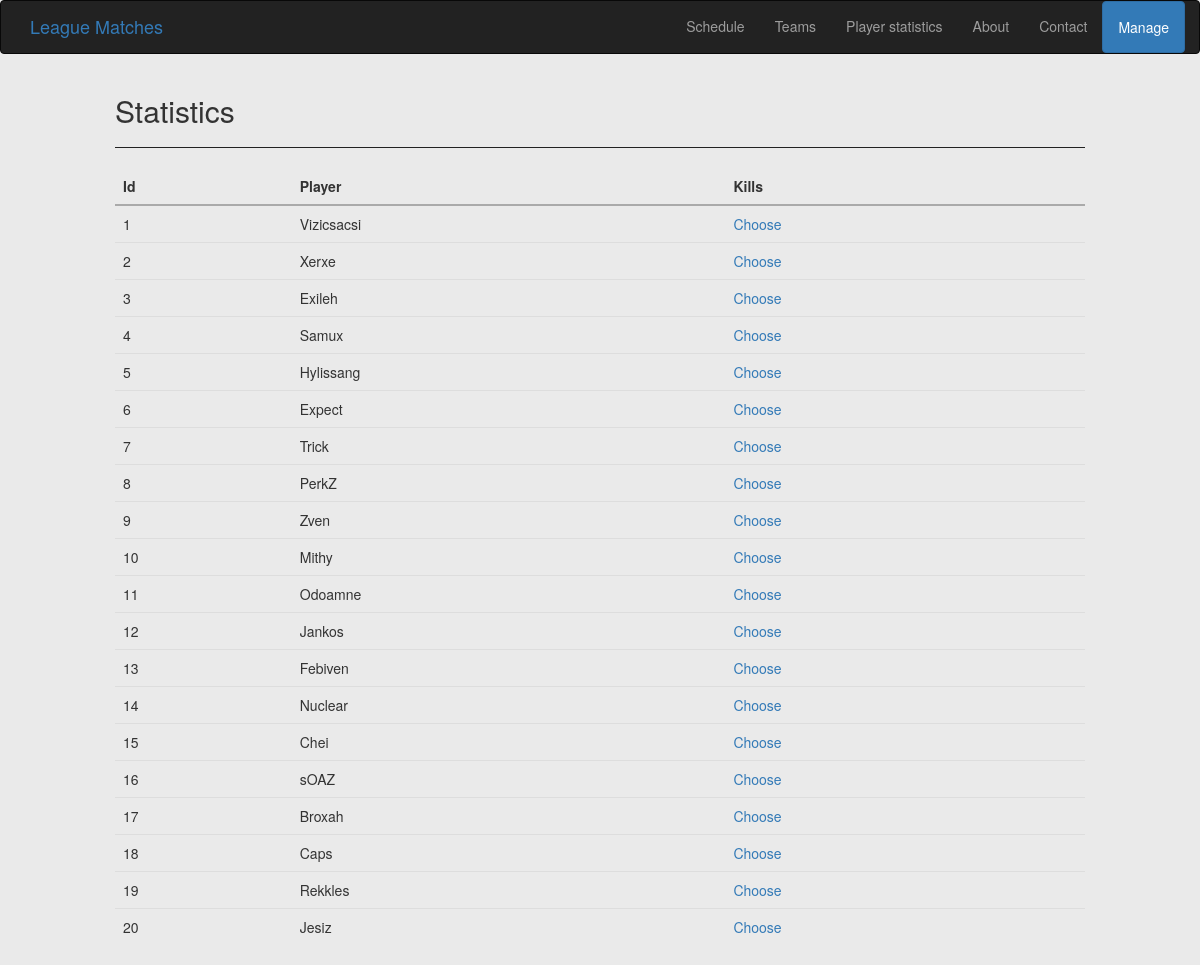
The app's page /stat/, older data.
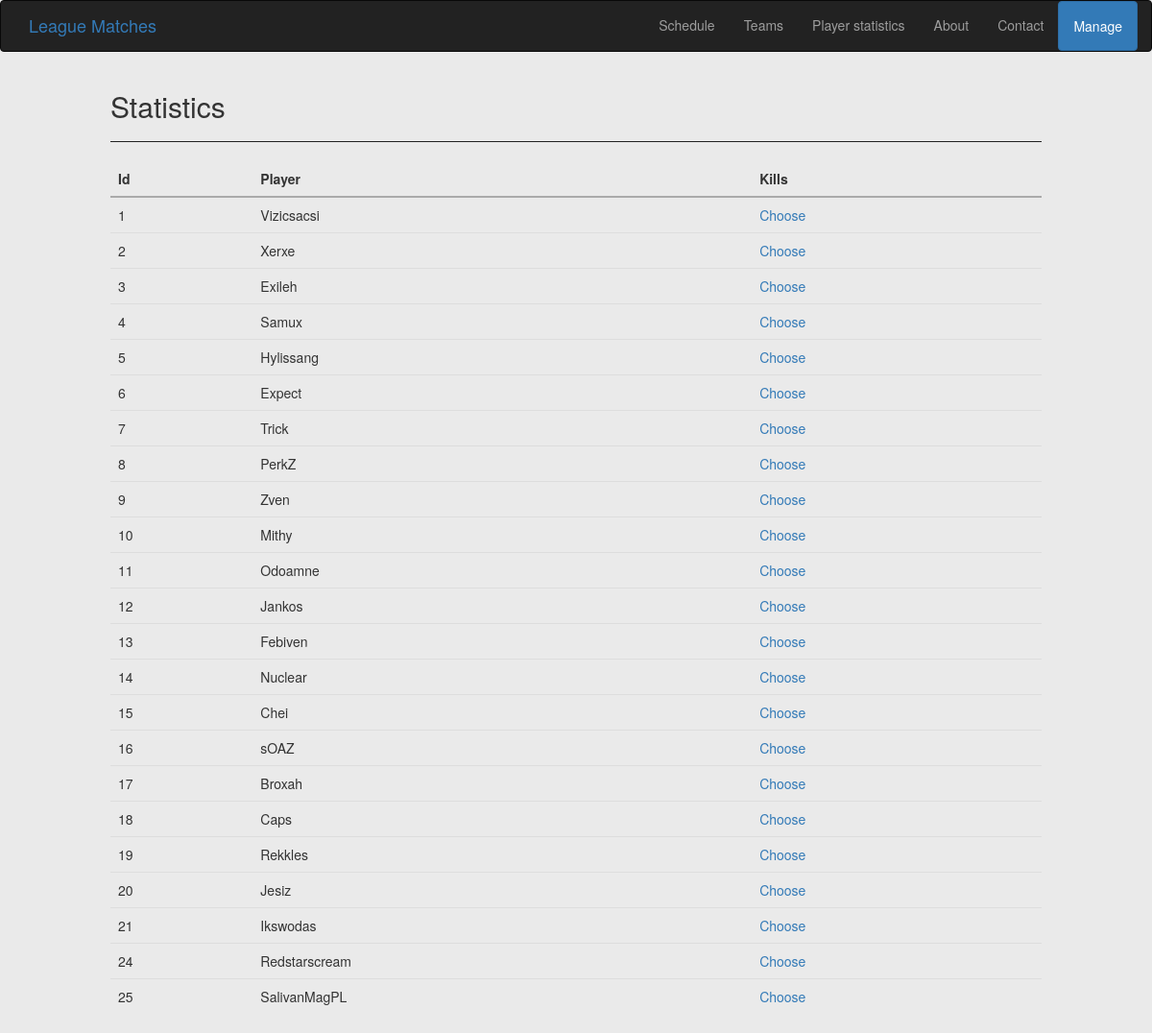
The same page, newer data.
### game/models.py (models this page shows, shortened)
class Player(models.Model):
    name = models.CharField(max_length=20)
    surname = models.CharField(max_length=30)
    nickname = models.CharField(max_length=20)
    team = models.ForeignKey(Team)

### game/views.py (the view)
# urls.py: url(r'^stat/$', views.stat, name="stat"),
def stat(request):
    players = Player.objects.all()
    return render_to_response('stat.html', {'players' : players})

### game/templates/stat.html
{% extends "base.html" %}
{% block content %}
    <h2>Statistics</h2>
    <hr>
    <table class="table table-responsive">
        <thead>
            <tr>
                <th>Id</th>
                <th>Player</th>
                <th>Kills</th>
            </tr>
        </thead>
        <tbody>
            {% for p in players %}
                <tr>
                    <td>{{ p.id }}</td>
                    <td>{{ p.nickname }}</td>
                    <td><a href="{% url 'game:stat2' p.id %}">Choose</a></td>
                </tr>
            {% endfor %}
        </tbody>
    </table>
{% endblock %}

Row changes from the older to the newer data that the page shows:
added Player: id "21", nickname "Ikswodas"
added Player: id "24", nickname "Redstarscream"
added Player: id "25", nickname "SalivanMagPL"
